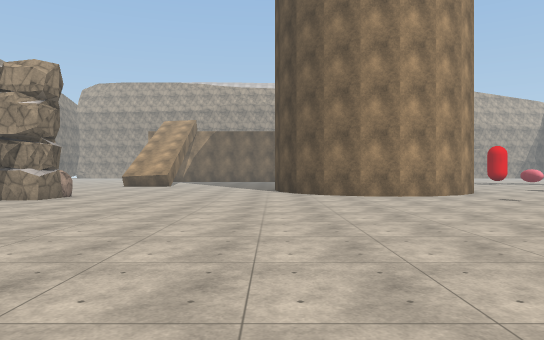
[1] (above)

24 first-person views from a walk through a scene from a Unity 3-D project. The camera is 1.5 m above the floor, looks level and sees 70° across. The floor is counted in squares, 1.8 m on a side. Each view is taken from the middle of a square. On the plan, view 1 faces up. The plan holds only what a view shows up to about 12 squares ahead; the rest is blank. The place goes on beyond the plan. The player character is not drawn. Surface patterns are stand-ins for the level's own textures.

[2]
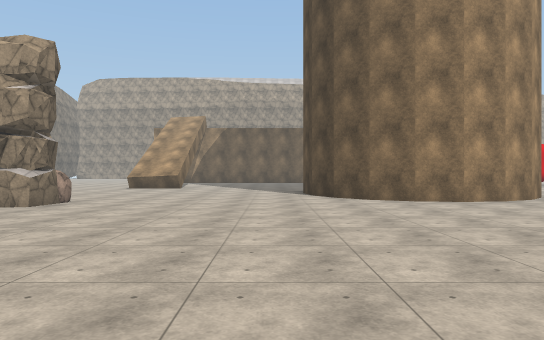

[3]
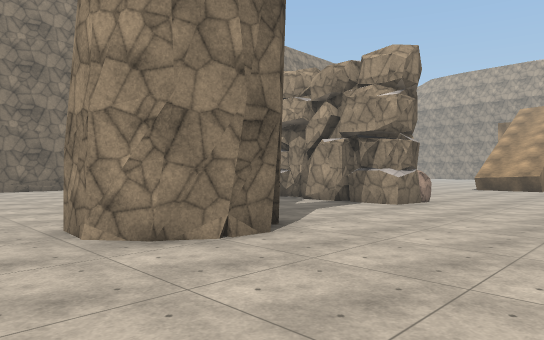

[4]
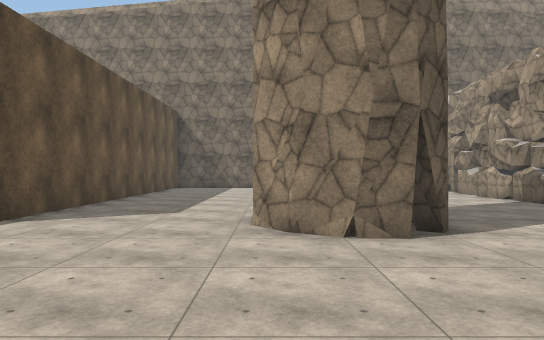

[5]
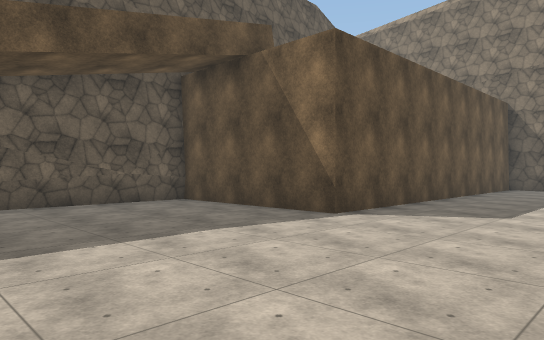

[6]
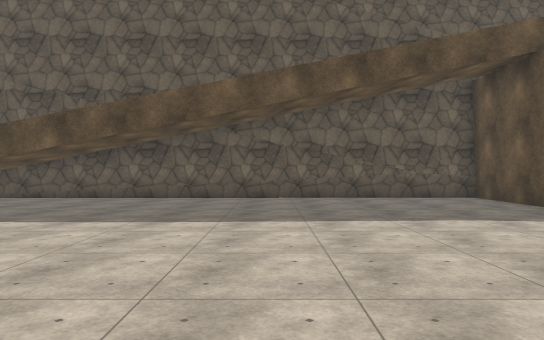

[7]
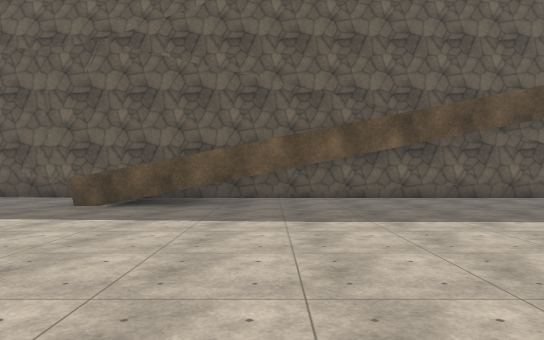

[8]
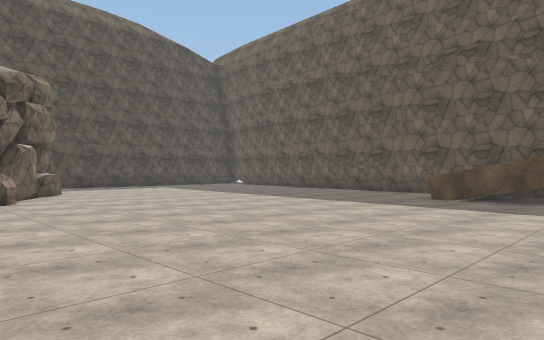

[9]
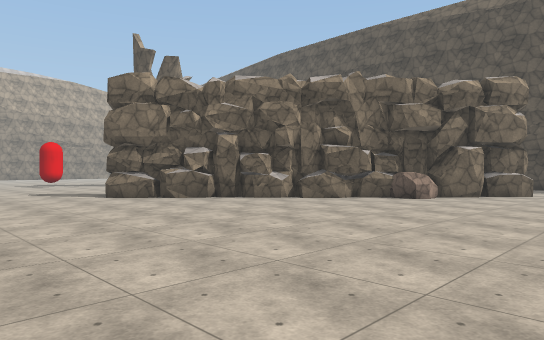

[10]
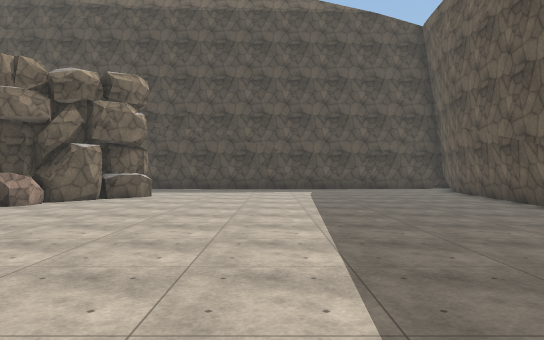

[11]
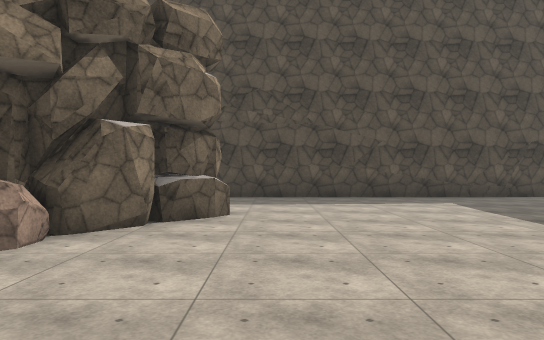

[12]
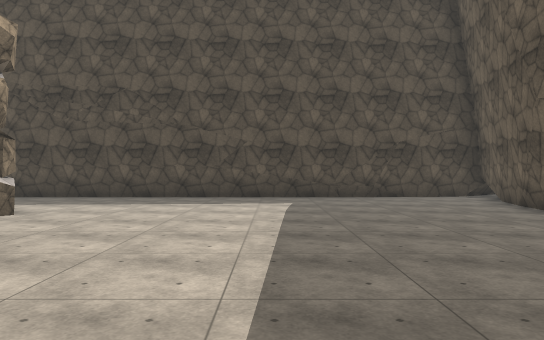

[13]
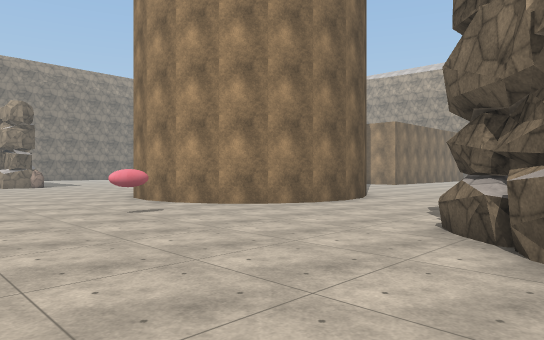

[14]
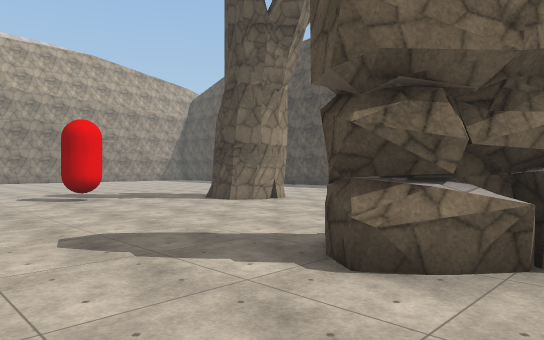

[15]
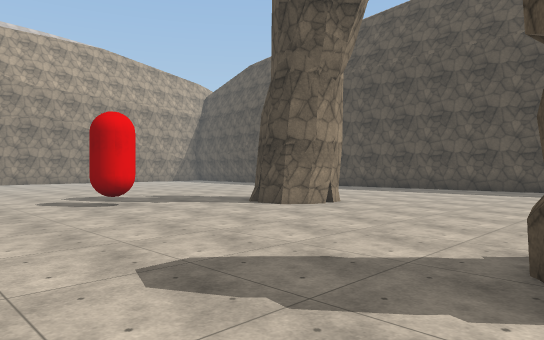

[16]
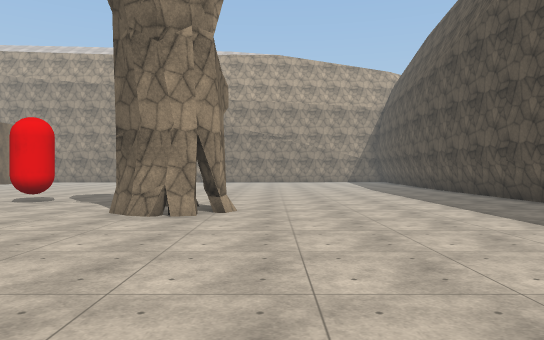

[17]
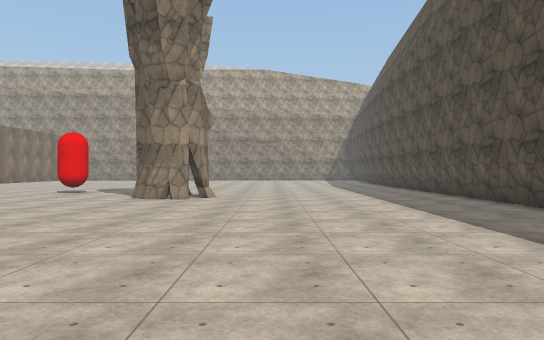

[18]
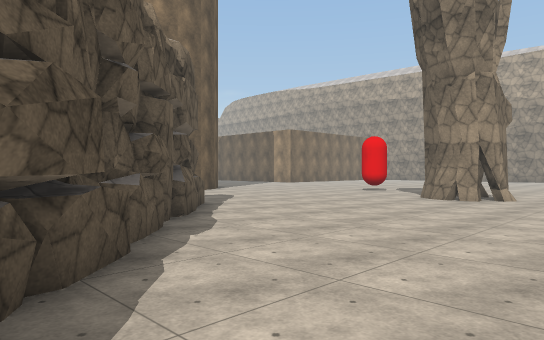

[19]
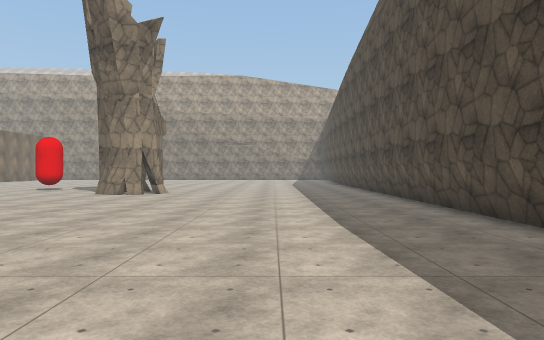

[20]
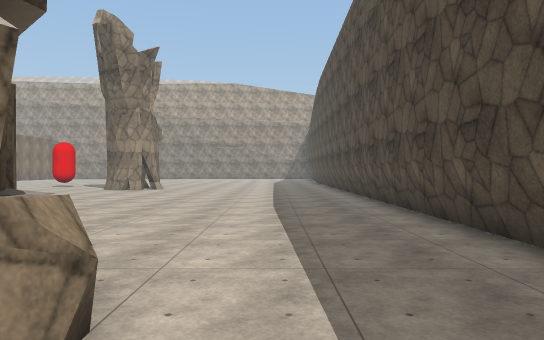

[21]
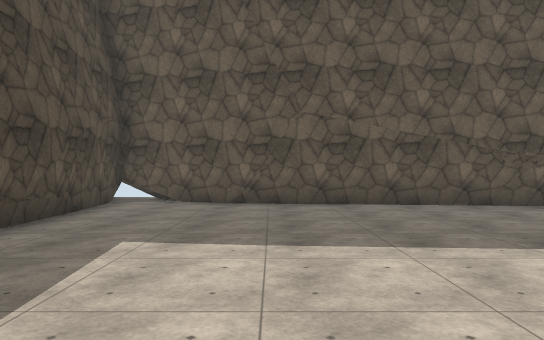

[22]
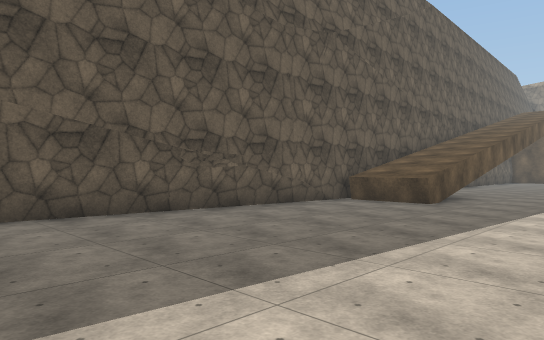

[23]
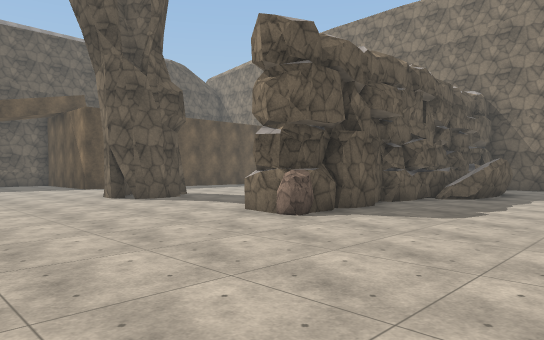

[24]
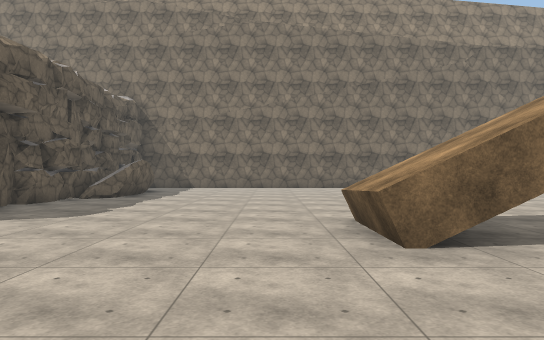

### Floor plan
Key: @ floor where view 1 was taken; # wall or solid block; . floor; ^ raised ledge; O other object.
Columns run from 15 left of view 1 to 26 right of it. Each row starts with its distance up from view 1.
 24                           .....  ........#
 23        .                  ...............#
 22        ...                ..O............#
 21          #.              .......#........#
 20   ..... ##...            ......###.......#
 19   ...........           ........#........#
 18   ........... .       #..................#
 17   ........... .       #..................#
 16   ............        #..................#
 15  ..............       #..................#
 14  #..............##   ##..................#
 13  ##..............#####.....##............#
 12   ######O...................##...........#
 11   #######....................###.........#
 10   ....................#.......##.........#
  9    ............................###.......#
  8      ...........................## ......#
  7        ..............  ..........## .....#
  6         ##..........  ...........O###....#
  5 .....   ##..........  .............###...#
  4 .......##.......... ................#....#
  3   ................  .....................#
  2  ................. ......................#
  1  ........................................#
  0  ..............@.........................#
 -1  ########................................#
 -2         #................................#
 -3         #.............###^^..............#
 -4         #.............   ^^..............#
 -5         #.............   ^^..............#
 -6         ###########################......#
 -7                                   ######.#
 -8                                        ###

Positions as (right, up) in squares from view 1, and headings:
1: (0, 0), facing up
2: (-1, 2), facing up
3: (-2, 2), facing up-left
4: (-1, 4), facing left
5: (-1, 4), facing down-left
6: (-1, 6), facing down
7: (7, 6), facing down
8: (7, 8), facing down-right
9: (7, 1), facing up-right
10: (9, 0), facing right
11: (14, 3), facing right
12: (14, -1), facing right
13: (14, 7), facing up-left
14: (9, 11), facing up-right
15: (9, 13), facing up-right
16: (19, 12), facing up
17: (20, 8), facing up
18: (21, 8), facing up-left
19: (22, 6), facing up
20: (23, 3), facing up
21: (22, 3), facing down
22: (21, 1), facing down-left
23: (-1, 17), facing down-left
24: (-1, 18), facing left
